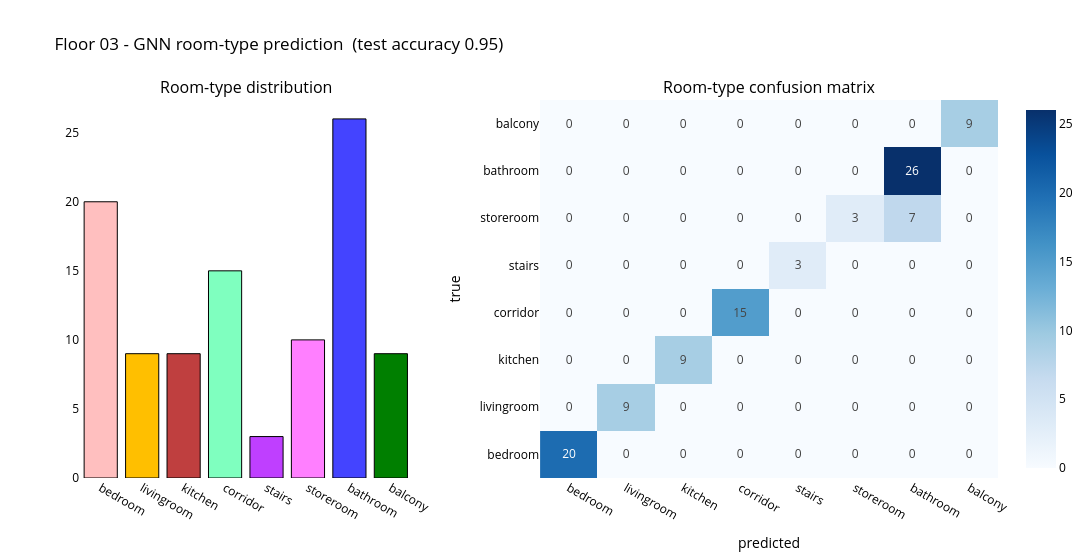

Here is the notebook cell this chart was saved with:
### Markdown cell above
## 15. Export findings (summary + metadata + figure)

Collects every result above into a human-readable **`analysis_summary.md`**, a machine-readable
**`analysis_metadata.json`**, and a one-page **`15_summary.png`** (room-type distribution +
confusion matrix), all written to `dataset_F03/`. Uses `globals()` guards so it is safe to run
after a partial execution.

### Code cell
import json as _json
from datetime import datetime
from plotly.subplots import make_subplots
from collections import Counter as _C

G = globals()
meta = {}
meta["generated"]   = datetime.now().strftime("%Y-%m-%d %H:%M:%S")
meta["notebook"]    = "DubaiTower_F03_Semantic_Prediction.ipynb"
meta["description"] = "Kifaf Towers - Floor 03 semantic room graph + GNN room-type prediction."

meta["parameters"] = {
    "FLOOR_TAG": FLOOR_TAG,
    "room_types": list(ROOM_FILES.keys()),
    "proximity_tol": PROXIMITY_TOL,
    "n_classes": N_CLASS,
    "model": "GraphSAGE (topologicpy.PyG)",
}

dist = dict(_C(rtypes))
meta["graph"] = {
    "rooms": N, "edges": len(edges), "isolated": len(isolated),
    "density": round(float(Graph.Density(room_graph)), 5) if "room_graph" in G else None,
    "distribution": dist,
}
meta["adjacency_top"] = [{"pair": list(p), "count": c}
                         for p, c in _C(tuple(sorted((rtypes[a], rtypes[b]))) for a, b in edges).most_common(12)]

def _top5(vals):
    order = np.argsort(vals)[::-1][:5]
    return [{"room": rtypes[i], "score": round(float(vals[i]), 4)} for i in order]
meta["centrality_top5"] = {}
for nm, key in [("dc", "degree"), ("cc", "closeness"), ("bc", "betweenness")]:
    if nm in G:
        meta["centrality_top5"][key] = _top5(G[nm])

if "metrics" in G:
    meta["test_metrics"] = {k: round(float(v), 4) for k, v in metrics.items()}

if "pred_df" in G:
    per_class = {}
    for t in present:
        sub = pred_df[pred_df.true_name == t]
        per_class[t] = round(float((sub.y_true == sub.y_pred).mean()), 3) if len(sub) else None
    meta["per_class_accuracy"] = per_class
    meta["accuracy_all"]  = round(float((pred_df.y_true == pred_df.y_pred).mean()), 4)
    meta["accuracy_test"] = round(float((pred_df[pred_df.split=="test"].y_true ==
                                         pred_df[pred_df.split=="test"].y_pred).mean()), 4)
    meta["misclassified"] = [
        {"node": int(r.node_id), "true": r.true_name, "pred": r.pred_name, "split": r.split}
        for _, r in pred_df[pred_df.y_true != pred_df.y_pred].iterrows()]

json_path = DATASET_DIR / "analysis_metadata.json"
with open(json_path, "w", encoding="utf-8") as f:
    _json.dump(meta, f, ensure_ascii=False, indent=2)
print("Saved:", json_path)

L = []
L.append("# Analysis Summary - Kifaf Towers Floor 03 (Semantic Room Graph + GNN)\n")
L.append(f"_Generated: {meta['generated']}_\n")
L.append(meta["description"] + "\n")
L.append("## Parameters\n")
L.append("| Parameter | Value |"); L.append("|---|---|")
for k, v in meta["parameters"].items():
    L.append(f"| `{k}` | {v} |")
L.append("")
g = meta["graph"]
L.append("## Room graph\n")
L.append(f"- Rooms (nodes): **{g['rooms']}**  |  Edges: **{g['edges']}**  |  "
         f"Isolated: {g['isolated']}  |  Density: {g['density']}\n")
L.append("| Room type | Count |"); L.append("|---|---|")
for t in present:
    L.append(f"| {t} | {g['distribution'].get(t, 0)} |")
L.append("")
L.append("## Top adjacency types\n")
L.append("| Pair | Count |"); L.append("|---|---|")
for a in meta["adjacency_top"]:
    L.append(f"| {a['pair'][0]} - {a['pair'][1]} | {a['count']} |")
L.append("")
if meta.get("centrality_top5"):
    L.append("## Centrality (top-5 rooms)\n")
    for key, lst in meta["centrality_top5"].items():
        L.append(f"- **{key.capitalize()}**: " + ", ".join(f"{d['room']} ({d['score']})" for d in lst))
    L.append("")
if "test_metrics" in meta:
    L.append("## Node classification - test metrics\n")
    L.append("| Metric | Value |"); L.append("|---|---|")
    for k, v in meta["test_metrics"].items():
        L.append(f"| {k} | {v} |")
    L.append(f"\n- Accuracy (all rooms): **{meta.get('accuracy_all')}**  |  "
             f"Accuracy (test rooms): **{meta.get('accuracy_test')}**\n")
if "per_class_accuracy" in meta:
    L.append("## Per-class accuracy\n")
    L.append("| Room type | Accuracy |"); L.append("|---|---|")
    for t, a in meta["per_class_accuracy"].items():
        L.append(f"| {t} | {a} |")
    L.append("")
if meta.get("misclassified"):
    L.append("## Misclassified rooms\n")
    L.append("| Node | True | Pred | Split |"); L.append("|---|---|---|---|")
    for m in meta["misclassified"]:
        L.append(f"| {m['node']} | {m['true']} | {m['pred']} | {m['split']} |")
    L.append("")
L.append("---")
L.append("_Generated automatically by section 15 of the notebook._")

md_path = DATASET_DIR / "analysis_summary.md"
with open(md_path, "w", encoding="utf-8") as f:
    f.write("\n".join(L))
print("Saved:", md_path)

fig = make_subplots(rows=1, cols=2, horizontal_spacing=0.14,
                    subplot_titles=["Room-type distribution", "Room-type confusion matrix"],
                    column_widths=[0.42, 0.58])
fig.add_trace(go.Bar(x=present, y=[dist.get(t, 0) for t in present],
                     marker_color=[ROOM_COLOR[t] for t in present],
                     marker_line=dict(color="black", width=1), showlegend=False), row=1, col=1)
if "pred_df" in G:
    cm = np.zeros((N_CLASS, N_CLASS), int)
    for _, r in pred_df.iterrows():
        cm[int(r.y_true), int(r.y_pred)] += 1
    names = [NAME[i] for i in range(N_CLASS)]
    fig.add_trace(go.Heatmap(z=cm, x=names, y=names, colorscale="Blues",
                             text=cm, texttemplate="%{text}", showscale=True,
                             colorbar=dict(tickfont=dict(color="black"))), row=1, col=2)
    fig.update_xaxes(title_text="predicted", row=1, col=2, color="black")
    fig.update_yaxes(title_text="true", row=1, col=2, color="black")
acc = meta.get("accuracy_test")
fig.update_xaxes(color="black", row=1, col=1); fig.update_yaxes(color="black", row=1, col=1)
for ann in fig.layout.annotations: ann.font.color = "black"
fig.update_layout(title=dict(text=f"Floor 03 - GNN room-type prediction  (test accuracy {acc})",
                             font=dict(color="black")),
                  paper_bgcolor="white", plot_bgcolor="white", width=1300, height=560)
fig.show(renderer=renderer)
png_path = DATASET_DIR / "15_summary.png"
try:
    fig.write_image(str(png_path), width=1300, height=560, scale=2)
    print("Saved:", png_path)
except Exception as e:
    print("Could not save summary PNG (kaleido?):", e)

print("\n" + "\n".join(L[:16]))

### Figure 1 — Plotly figure (JSON) as saved in the notebook; plotly's stock layout.template omitted (floating-point values rounded to 4 significant figures)
{"data": [{"marker": {"color": ["#FFBFBF", "#FFBF00", "#BF3F3F", "#7FFFBF", "#BF3FFF", "#FF7FFF", "#4444FF", "#007F00"], "line": {"color": "black", "width": 1}}, "showlegend": false, "type": "bar", "x": ["bedroom", "livingroom", "kitchen", "corridor", "stairs", "storeroom", "bathroom", "balcony"], "xaxis": "x", "y": [20, 9, 9, 15, 3, 10, 26, 9], "yaxis": "y"}, {"colorbar": {"tickfont": {"color": "black"}}, "colorscale": [[0, "rgb(247,251,255)"], [0.125, "rgb(222,235,247)"], [0.25, "rgb(198,219,239)"], [0.375, "rgb(158,202,225)"], [0.5, "rgb(107,174,214)"], [0.625, "rgb(66,146,198)"], [0.75, "rgb(33,113,181)"], [0.875, "rgb(8,81,156)"], [1, "rgb(8,48,107)"]], "showscale": true, "text": [[20, 0, 0, 0, 0, 0, 0, 0], [0, 9, 0, 0, 0, 0, 0, 0], [0, 0, 9, 0, 0, 0, 0, 0], [0, 0, 0, 15, 0, 0, 0, 0], [0, 0, 0, 0, 3, 0, 0, 0], [0, 0, 0, 0, 0, 3, 7, 0], [0, 0, 0, 0, 0, 0, 26, 0], [0, 0, 0, 0, 0, 0, 0, 9]], "texttemplate": "%{text}", "type": "heatmap", "x": ["bedroom", "livingroom", "kitchen", "corridor", "stairs", "storeroom", "bathroom", "balcony"], "xaxis": "x2", "y": ["bedroom", "livingroom", "kitchen", "corridor", "stairs", "storeroom", "bathroom", "balcony"], "yaxis": "y2", "z": [[20, 0, 0, 0, 0, 0, 0, 0], [0, 9, 0, 0, 0, 0, 0, 0], [0, 0, 9, 0, 0, 0, 0, 0], [0, 0, 0, 15, 0, 0, 0, 0], [0, 0, 0, 0, 3, 0, 0, 0], [0, 0, 0, 0, 0, 3, 7, 0], [0, 0, 0, 0, 0, 0, 26, 0], [0, 0, 0, 0, 0, 0, 0, 9]]}], "layout": {"annotations": [{"font": {"color": "black", "size": 16}, "showarrow": false, "text": "Room-type distribution", "x": 0.1806, "xanchor": "center", "xref": "paper", "y": 1, "yanchor": "bottom", "yref": "paper"}, {"font": {"color": "black", "size": 16}, "showarrow": false, "text": "Room-type confusion matrix", "x": 0.7506, "xanchor": "center", "xref": "paper", "y": 1, "yanchor": "bottom", "yref": "paper"}], "height": 560, "paper_bgcolor": "white", "plot_bgcolor": "white", "title": {"font": {"color": "black"}, "text": "Floor 03 - GNN room-type prediction  (test accuracy 0.95)"}, "width": 1300, "xaxis": {"anchor": "y", "color": "black", "domain": [0, 0.3612]}, "xaxis2": {"anchor": "y2", "color": "black", "domain": [0.5012, 1], "title": {"text": "predicted"}}, "yaxis": {"anchor": "x", "color": "black", "domain": [0, 1]}, "yaxis2": {"anchor": "x2", "color": "black", "domain": [0, 1], "title": {"text": "true"}}}}
